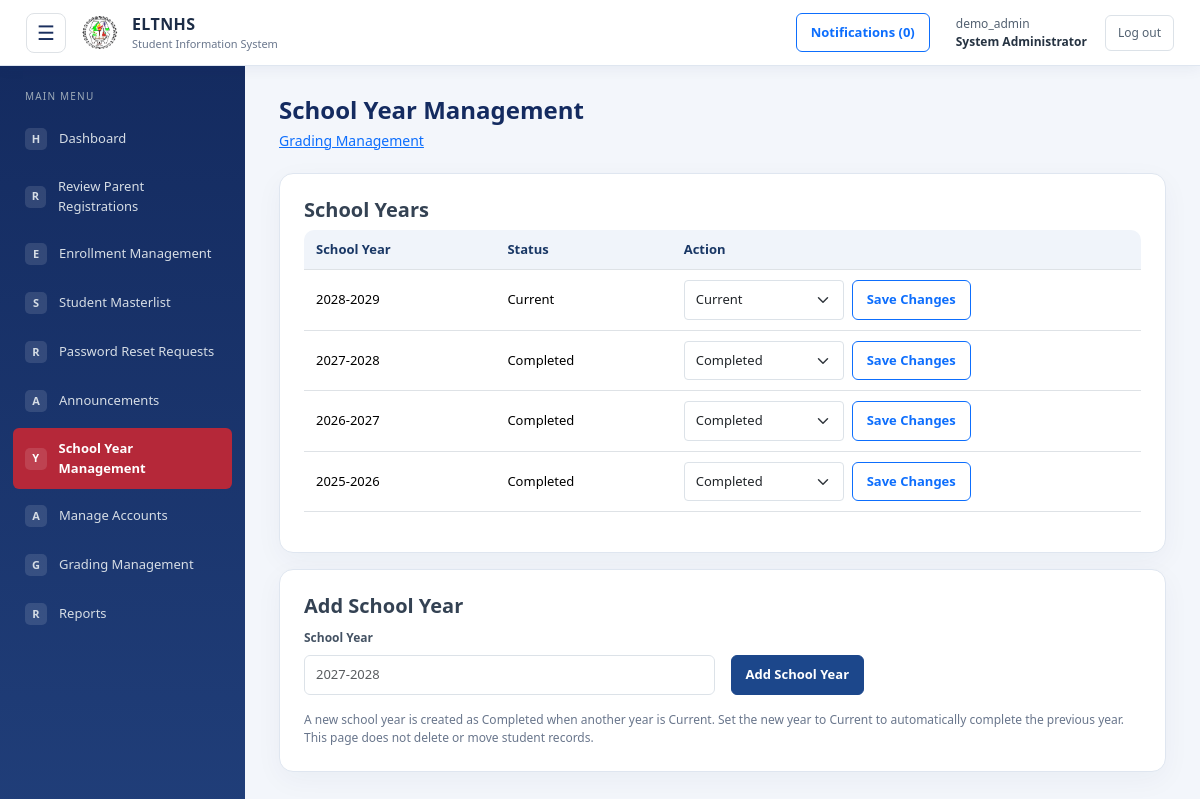
/admin/school_years.php (signed in), run on an earlier commit of the app's database.
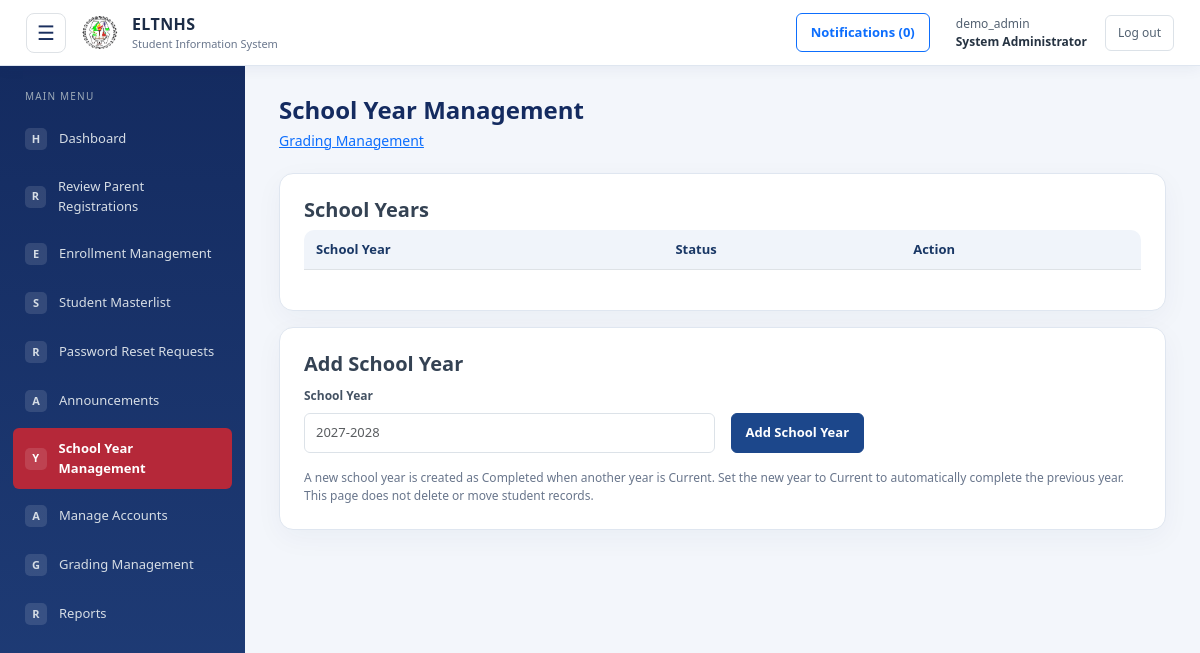
And on a later commit of the database.
### tables this page shows
CREATE TABLE `school_years` (
  `school_year_id` int(11) NOT NULL,
  `school_year_name` varchar(20) NOT NULL,
  `start_date` date DEFAULT NULL,
  `end_date` date DEFAULT NULL,
  `year_status` enum('Current','Completed') NOT NULL DEFAULT 'Completed',
  `open_grading_term` tinyint(3) UNSIGNED NOT NULL DEFAULT 0
);

### includes/functions.php (called while the page is built, shortened)
<?php
function e($value) {
    return htmlspecialchars((string) $value, ENT_QUOTES, 'UTF-8');
}
?>

### admin/school_years.php (the view, shortened to what this page needs)
<?php
require_once 'dbconn.php';
require_once 'includes/functions.php';
$years = $pdo->query('SELECT school_year_id, school_year_name, year_status FROM school_years ORDER BY school_year_name DESC')->fetchAll();
require 'includes/header.php';
?>
<div class="page-heading">
    <div>
        <h1>School Year Management</h1><a href="../shared/grade_corrections.php">Grading Management</a>
    </div>
</div>
<div class="card p-4 mb-3">
    <h5>School Years</h5>
    <div class="table-responsive">
        <table class="table align-middle">
            <thead>
                <tr>
                    <th>School Year</th>
                    <th>Status</th>
                    <th>Action</th>
                </tr>
            </thead>
            <tbody>
                <?php foreach ($years as $year): ?>
                    <tr>
                        <td><?= e($year['school_year_name']) ?></td>
                        <td><?= e($year['year_status']) ?></td>
                        <td>
                            <form method="post" class="d-flex gap-2 align-items-center flex-wrap">
                                <select name="year_status" class="form-select form-select-sm" style="max-width: 160px">
                                    <option value="Current" <?= $year['year_status'] === 'Current' ? 'selected' : '' ?>>Current</option>
                                    <option value="Completed" <?= $year['year_status'] === 'Completed' ? 'selected' : '' ?>>Completed</option>
                                </select>
                                <button type="submit" class="btn btn-sm btn-outline-primary" onclick="return confirm('Save status? Activating this year automatically completes the previous current year.')">Save Changes</button>
                            </form>
                        </td>
                    </tr>
                <?php endforeach; ?>
            </tbody>
        </table>
    </div>
</div>
<div class="card p-4">
    <h5>Add School Year</h5>
    <form method="post" class="row g-3 align-items-end">
        <div class="col-md-6">
            <label class="form-label" for="school_year_name">School Year</label>
            <input id="school_year_name" name="school_year_name" class="form-control" placeholder="2027-2028" pattern="[0-9]{4}-[0-9]{4}" required>
        </div>
        <div class="col-md-6">
            <button type="submit" class="btn btn-primary">Add School Year</button>
        </div>
    </form>
    <p class="small-note mt-3 mb-0">A new school year is created as Completed when another year is Current. Set the new year to Current to automatically complete the previous year. This page does not delete or move student records.</p>
</div>
<?php require 'includes/footer.php'; ?>

### includes/header.php (shortened to what this page needs)
<?php
require_once __DIR__ . '/functions.php';
$role = $_SESSION['role'] ?? '';
$current = basename($_SERVER['PHP_SELF']);
$currentModule = $_GET['module'] ?? '';
$currentPage = $_GET['page'] ?? '';
function menuActive($url, $current, $currentModule, $currentPage)
{
    $url = basename($url);
    if (strpos($url, 'modules.php?module=') === 0) {
        return $current === 'modules.php'
            && $currentModule === substr(
                $url,
                strlen('modules.php?module=')
            );
    }
    return $current === $url;
}
?>
<!DOCTYPE html>
<html lang="en">
<head>
    <link
        href="https://cdn.jsdelivr.net/npm/bootstrap@5.3.8/dist/css/bootstrap.min.css"
        rel="stylesheet"
    >
    <link rel="stylesheet" href="../assets/style.css">
    <link rel="stylesheet" href="../assets/print.css">
</head>
<body>
    <header class="topbar">
        <div class="topbar-left">
            <button
                type="button"
                id="sidebarToggle"
                class="sidebar-toggle"
                aria-label="Toggle sidebar menu"
                aria-controls="sidebar"
                aria-expanded="true"
                title="Collapse / expand menu"
            >
                &#9776;
            </button>
            <a class="brand" href="../shared/dashboard.php">
                <img
                    src="../assets/school_logo.png"
                    alt="School logo"
                    style="width:43px;height:43px;object-fit:contain;background:white;border-radius:50%;padding:3px"
                >
                <span>
                    <strong>ELTNHS</strong>
                    <small>Student Information System</small>
                </span>
            </a>
        </div>
        <div class="topbar-right">
            <?php if (isset($_SESSION['user_id'])): ?>
                <?php
                $nq = $GLOBALS['pdo']->prepare("
                    SELECT COUNT(*)
                    FROM user_notifications
                    WHERE user_id = ?
                      AND is_read = 0
                ");
                $nq->execute([$_SESSION['user_id']]);
                $ncount = (int) $nq->fetchColumn();
                ?>
                <a
                    class="btn btn-sm btn-outline-primary me-2"
                    href="../shared/notifications.php"
                >
                    Notifications (<?= $ncount ?>)
                </a>
            <?php endif; ?>
            <span class="account-label">
                <?= e($_SESSION['username'] ?? '') ?>
                <b><?= e($role) ?></b>
            </span>
            <a class="logout-link" href="../auth/logout.php">
                Log out
            </a>
        </div>
    </header>
    <div class="app-layout">
        <aside class="sidebar" id="sidebar">
            <div class="sidebar-heading">
                MAIN MENU
            </div>
            <nav class="side-nav">
                <?php foreach (($menus[$role] ?? []) as $item): ?>
                    <?php
                    $active = menuActive(
                        $item[1],
                        $current,
                        $currentModule,
                        $currentPage
                    );
                    ?>
                    <a
                        class="side-link <?= $active ? 'active' : '' ?>"
                        href="<?= e($item[1]) ?>"
                        title="<?= e($item[0]) ?>"
                    >
                        <span class="side-icon">
                            <?= e(substr($item[2], 0, 1)) ?>
                        </span>
                        <span>
                            <?= e($item[0]) ?>
                        </span>
                    </a>
                <?php endforeach; ?>
            </nav>
        </aside>
        <main class="main-content">

### includes/footer.php (shortened to what this page needs)
 </main>
</div>
</body>
</html>

### assets/style.css (style rules this page uses)
:root { --navy:#222b35;--navy2:#303b48;--blue:#2f80c9;--page:#f3f5f8;--text:#263342;--muted:#7a8795;--line:#e7ebf0 }
* { box-sizing:border-box }
body { margin:0;background:var(--page);color:var(--text);font-family:Arial,Helvetica,sans-serif;font-size:14px }
.topbar { height:66px;background:#fff;border-bottom:1px solid var(--line);display:flex;align-items:center;justify-content:space-between;padding:0 26px;position:sticky;top:0;z-index:20 }
.brand { display:flex;align-items:center;gap:11px;text-decoration:none;color:var(--text) }
.brand strong { display:block;font-size:16px;letter-spacing:.4px }
.brand small { display:block;color:var(--muted);font-size:11px }
.topbar-right { display:flex;align-items:center;gap:18px }
.account-label { color:#536171;font-size:12px }
.account-label b { display:block;color:#263342;font-size:12px }
.logout-link { color:#526171;text-decoration:none;border:1px solid #dce2e8;border-radius:6px;padding:8px 12px;font-size:12px }
.app-layout { display:flex;min-height:calc(100vh - 66px) }
.sidebar { width:245px;flex:0 0 245px;background:var(--navy);color:#fff;display:flex;flex-direction:column;padding:23px 13px 15px }
.sidebar-heading { font-size:10px;letter-spacing:1.2px;color:#9eabb8;padding:0 12px 13px }
.side-nav { display:flex;flex-direction:column;gap:5px }
.side-link { display:flex;align-items:center;gap:12px;padding:11px 12px;border-radius:6px;color:#d6dde5;text-decoration:none;font-size:13px }
.side-link.active { background:#2877bb;color:#fff;font-weight:600 }
.side-icon { width:22px;height:22px;border-radius:5px;background:rgba(255,255,255,.12);display:grid;place-items:center;font-size:11px;font-weight:700 }
.main-content { min-width:0;flex:1;padding:30px 34px 45px;max-width:1600px }
.page-heading { display:flex;justify-content:space-between;align-items:flex-start;margin-bottom:22px }
.page-heading h1 { font-size:24px;font-weight:700;margin:0 0 5px }
.card { border:1px solid var(--line);border-radius:9px;box-shadow:0 2px 8px rgba(25,40,55,.035);background:#fff }
.card h5,.card h6 { font-weight:700;color:#344253 }
.table { font-size:13px }
.table th { background:#f5f7f9;color:#526171;font-weight:600;white-space:nowrap }
.table td,.table th { padding:10px 12px;vertical-align:middle }
.form-label { font-weight:600;color:#445263;font-size:12px }
.form-control,.form-select { font-size:13px;border-color:#dce2e8;padding:9px 11px }
.btn { font-size:13px;border-radius:6px;padding:9px 14px }
.btn-primary { background:#2877bb;border-color:#2877bb }
.small-note { color:var(--muted);font-size:12px }
:root { --navy:#142b60;--navy2:#213c78;--blue:#1d478d;--page:#f3f6fb;--text:#1c2c46;--muted:#69768c;--line:#dfe6f0 }
body { font-family:system-ui,-apple-system,'Segoe UI',sans-serif }
.topbar { box-shadow:0 2px 14px #142b6010 }
.sidebar { background:linear-gradient(180deg,#142b60,#203e79) }
.side-link.active { background:#b52839 }
.btn-primary { background:#1c478b;border-color:#1c478b }
.card { border-radius:14px;box-shadow:0 8px 28px #142b600b }
.page-heading h1 { color:#142b60 }
.table thead th { background:#f0f4fa;color:#193765 }
:root { --bs-primary:#173b78;--bs-primary-rgb:23,59,120 }
.main-content { width:100%;overflow-wrap:anywhere }
.btn { font-weight:600;transition:background .18s ease,border-color .18s ease,transform .18s ease }
.card { overflow:hidden }
.table-responsive { border-radius:10px }
.page-heading { gap:12px;flex-wrap:wrap }
.main-content .row.g-3 > [class*="col-"] { min-width:0 }
.app-layout { min-height:calc(100vh - 72px); }

### includes/header.php (style rules this page uses)
.topbar-left { display: flex; align-items: center; gap: .75rem; }
.sidebar-toggle { display: inline-flex; align-items: center; justify-content: center; width: 40px; height: 40px; border: 1px solid #dee2e6; border-radius: 8px; background: #fff; color: #1a2f5e; font-size: 1.25rem; line-height: 1; cursor: pointer; }
.sidebar, .app-layout { transition: width .2s ease, min-width .2s ease, flex-basis .2s ease, grid-template-columns .2s ease; }

What changed in the data, as far as the page shows it:
removed school_years: school_year_name "2028-2029", year_status "Current"
removed school_years: school_year_name "2027-2028", year_status "Completed"
removed school_years: school_year_name "2026-2027", year_status "Completed"
removed school_years: school_year_name "2025-2026", year_status "Completed"
